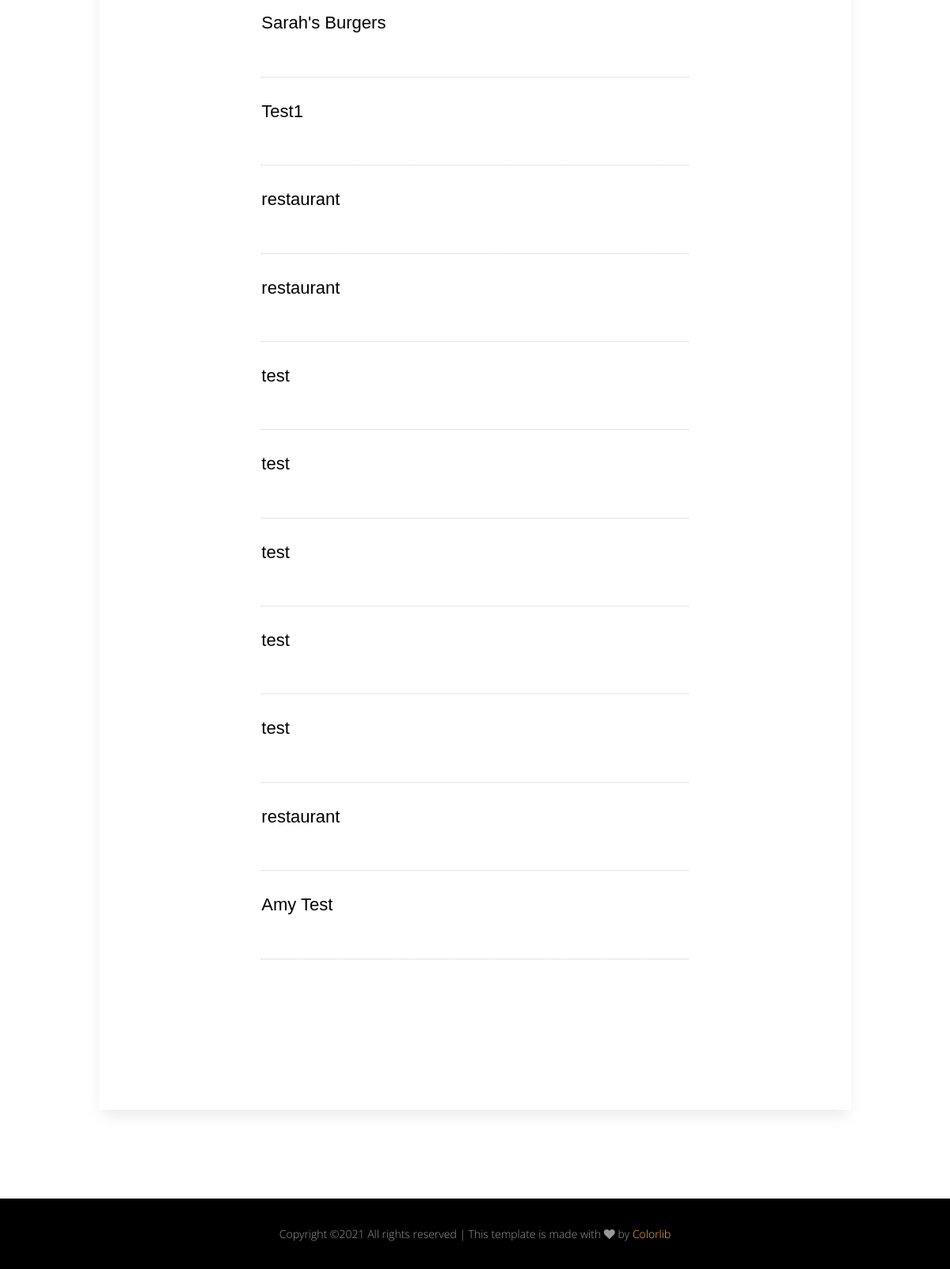
Before: /website/ (lower part) with the older database file.
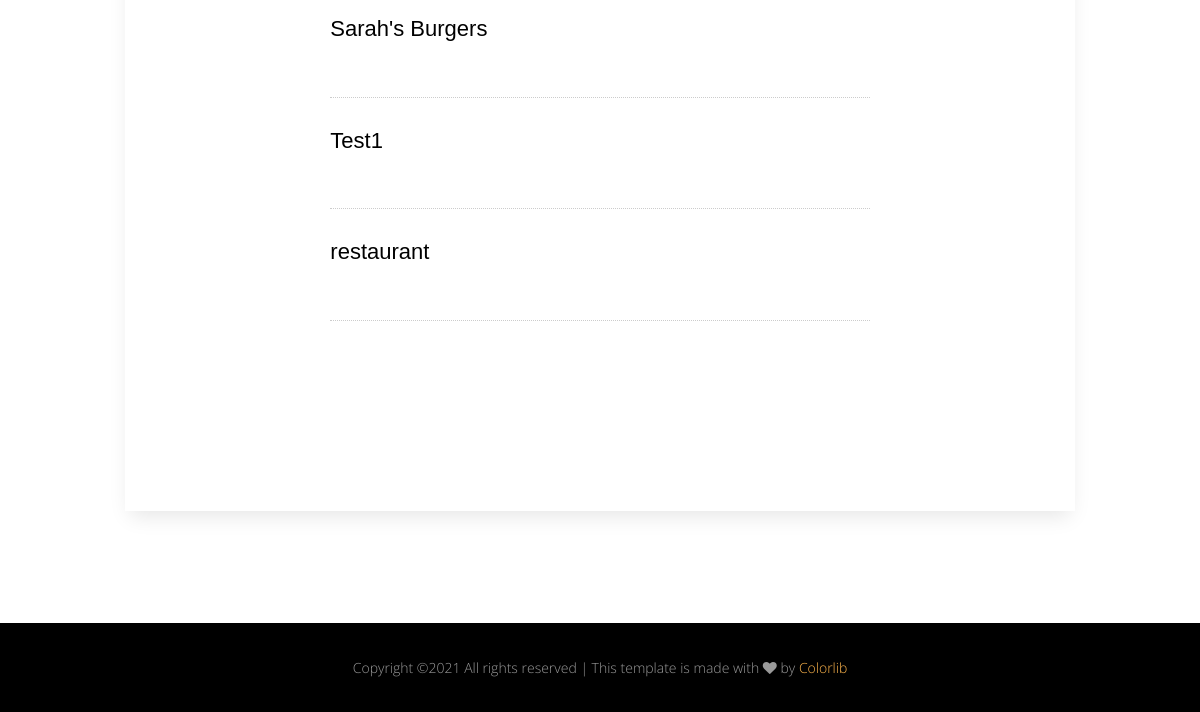
After: the same page with the newer database file.
### website/models.py (models this page shows, shortened)
class Restaurant(models.Model):
    restaurant_name = models.CharField(max_length=200)
    restaurant_username = models.CharField(max_length=30)
    restaurant_password = models.CharField(max_length=50)

### website/views.py (the view)
# urls.py: path('', views.search, name='restaurants'),
def search(request):
    restaurant_list = Restaurant.objects.all()
    if request.method == 'POST':
        form = SearchForm(request.POST)
        if form.is_valid():
            print(form.cleaned_data['restaurantsearch'])
            user_search = form.cleaned_data['restaurantsearch']
            matching_restaurants = Restaurant.objects.filter(restaurant_name__icontains=user_search)
            print(matching_restaurants)
            return render(request, 'website/searchbar.html', {'form' : form, 'matching_restaurants': matching_restaurants})
    else:
        form = SearchForm()
        return render(request, 'website/restaurants.html', {'form' : form, 'restaurant_list': restaurant_list})

### website/templates/website/restaurants.html (shortened to what this page needs)
{% extends 'base.html' %}
{% load static %}
{% block body %}
      <div class="main-wrap">
        <div class="section" data-aos="fade-up">
          <div class="container">
            <div class="row justify-content-center">
              <div class="col-md-10 p-5 form-wrap">
<div class="section">
  <div class="container">
    <div class="row justify-content-center">
      <div class="col-md-8" data-aos="fade-up">
        {% if restaurant_list %}
        {% for restaurant in restaurant_list %}
            <div class="d-block d-md-flex menu-food-item">
              <div class="text order-1 mb-3">
                <h3><a href="/website/restaurant/user/{{ restaurant.id }}/">{{ restaurant.restaurant_name }}</a></h3>
              </div>
            </div>
          {% endfor %}
        {% else %}
          <p>No restaurants items are available.</p>
      {% endif %}
      </div>
    </div>
  </div>
</div>
</div>
            </div>
          </div>
        </div>
      </div>
            </div>
{% endblock body %}

Changed rows visible on the page:
removed Restaurant: restaurant_name "restaurant"
removed Restaurant: restaurant_name "test"
removed Restaurant: restaurant_name "test"
removed Restaurant: restaurant_name "test"
removed Restaurant: restaurant_name "test"
removed Restaurant: restaurant_name "test"
removed Restaurant: restaurant_name "restaurant"
removed Restaurant: restaurant_name "Amy Test"
